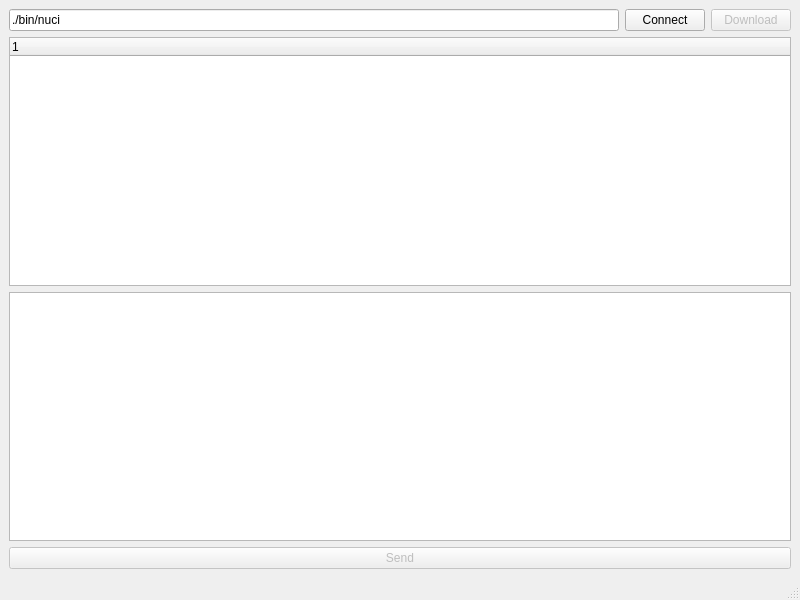
<?xml version="1.0" encoding="UTF-8"?>
<ui version="4.0">
 <class>Config</class>
 <widget class="QMainWindow" name="Config">
  <property name="geometry">
   <rect>
    <x>0</x>
    <y>0</y>
    <width>800</width>
    <height>600</height>
   </rect>
  </property>
  <property name="windowTitle">
   <string>MainWindow</string>
  </property>
  <widget class="QWidget" name="centralwidget">
   <layout class="QVBoxLayout" name="verticalLayout">
    <item>
     <layout class="QHBoxLayout" name="horizontalLayout">
      <item>
       <widget class="QLineEdit" name="commandEdit">
        <property name="text">
         <string>./bin/nuci</string>
        </property>
       </widget>
      </item>
      <item>
       <widget class="QPushButton" name="connectButton">
        <property name="text">
         <string>Connect</string>
        </property>
       </widget>
      </item>
      <item>
       <widget class="QPushButton" name="downloadButton">
        <property name="enabled">
         <bool>false</bool>
        </property>
        <property name="text">
         <string>Download</string>
        </property>
       </widget>
      </item>
     </layout>
    </item>
    <item>
     <widget class="QTreeWidget" name="configView">
      <column>
       <property name="text">
        <string notr="true">1</string>
       </property>
      </column>
     </widget>
    </item>
    <item>
     <widget class="QTextEdit" name="xmlEdit"/>
    </item>
    <item>
     <widget class="QPushButton" name="sendButton">
      <property name="enabled">
       <bool>false</bool>
      </property>
      <property name="text">
       <string>Send</string>
      </property>
     </widget>
    </item>
   </layout>
  </widget>
  <widget class="QMenuBar" name="menubar">
   <property name="geometry">
    <rect>
     <x>0</x>
     <y>0</y>
     <width>800</width>
     <height>24</height>
    </rect>
   </property>
  </widget>
  <widget class="QStatusBar" name="statusbar"/>
 </widget>
 <resources/>
 <connections/>
</ui>
